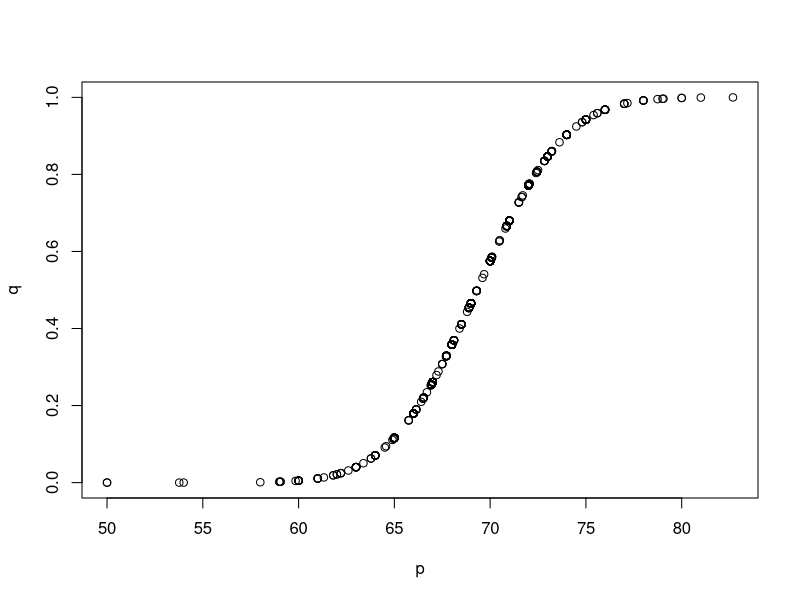

Reproduce this figure in R.
## ---- chunk 1
knitr::opts_chunk$set(echo = TRUE)
## ---- chunk 2
summary(cars)
library(dslabs)
library(tidyverse)

data(heights)

## ---- chunk 3
p<-heights %>%filter(sex=='Male')
p<- p$height
m<-mean(p)
s<-sd(p)
q<-pnorm(p,m,s)
plot(p,q)
